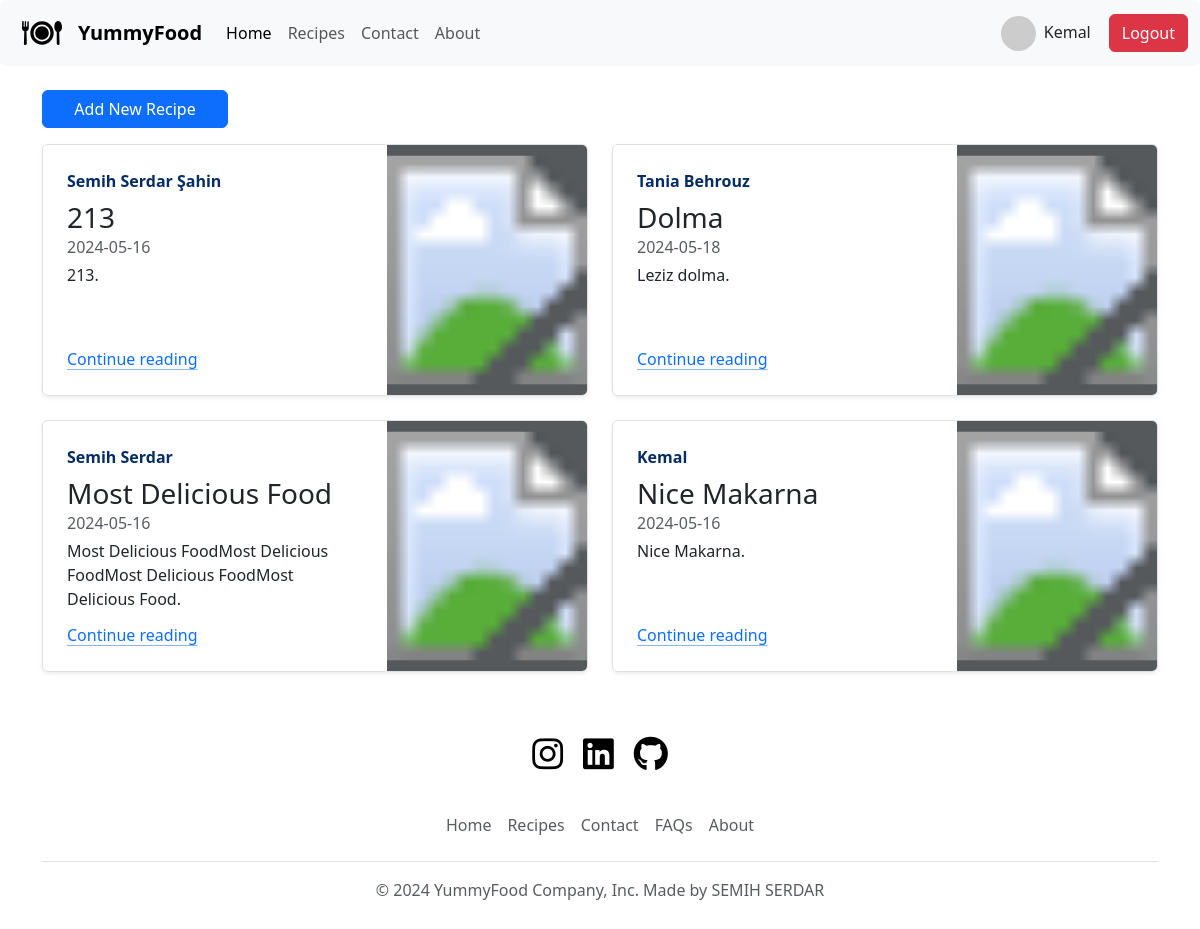
/recipes (signed in), run on the app's committed database.
### database.py (models this page shows)
class User(db.Model,UserMixin):
    __tablename__='users'
    id:Mapped[int]=mapped_column(Integer,primary_key=True)
    name: Mapped[str] = mapped_column(String(100), nullable=False)
    email: Mapped[str] = mapped_column(String(100), nullable=False)
    password: Mapped[str] = mapped_column(String(1000),nullable=False)
    posts=relationship("FoodPost",back_populates="author")
    comments=relationship("Comment",back_populates="author")

class FoodPost(db.Model):
    __tablename__="posts"
    id: Mapped[int] = mapped_column(Integer, primary_key=True)
    author_id: Mapped[int] = mapped_column(Integer, db.ForeignKey("users.id"))
    author=relationship("User",back_populates="posts")
    title : Mapped[str] = mapped_column(String, nullable=False)
    subtitle: Mapped[str] = mapped_column(String, nullable=True)
    date: Mapped[str] = mapped_column(String(250), nullable=False)
    body: Mapped[str] = mapped_column(Text, nullable=False)
    img_url: Mapped[str] = mapped_column(String(250), nullable=False)
    comments=relationship("Comment",back_populates="post")

### main.py (the view)
@app.route("/recipes")
def blog_page():
    result=db.session.execute(db.select(FoodPost).order_by(FoodPost.title))
    food_data=result.scalars().all()
    return render_template("blog.html",food_data=food_data,year=year)

### main.py (called while the page is built)
@login_manager.user_loader
def load_user(user_id):
    return db.get_or_404(User,user_id)

### templates/blog.html (shortened to what this page needs)
{% extends "base.html"%}
{% block content %}
    <main class="container my-4">
        {% if current_user.is_authenticated %}
        <a href={{url_for('add_post')}} class="btn btn-primary col-2 mb-3">Add New Recipe</a>
        {% endif %}
        <div class="row mb-2">
            {% for food in food_data %}
            <div class="col-md-6 food-item">
              <div class="row g-0 border rounded overflow-hidden flex-md-row mb-4 shadow-sm h-md-250 position-relative">
                <div class="col p-4 d-flex flex-column position-static">
                  <strong class="d-inline-block mb-2 text-primary-emphasis">{{food.author.name}}</strong>
                  <h3 class="mb-0">{{food["title"]}}</h3>
                  <div class="mb-1 text-body-secondary">{{food.date}}</div>
                  <p class="card-text mb-auto">{{food["subtitle"]}}.</p>
                  <a href={{url_for('go_post',index=food.id)}} class="icon-link gap-1 icon-link-hover stretched-link">
                    Continue reading
                    <svg class="bi"><use xlink:href="#chevron-right"></use></svg>
                  </a>
                </div>
                <div class="col-auto d-none d-lg-block">
                    <svg width="200" height="250" xmlns="http://www.w3.org/2000/svg" xmlns:xlink="http://www.w3.org/1999/xlink" role="img" aria-label="Placeholder: Thumbnail" preserveAspectRatio="xMidYMid slice" focusable="false">
                      <title>Placeholder</title>
                      <rect width="100%" height="100%" fill="#55595c"></rect>
                      <image href={{food['img_url']}} x="0" y="0" height="250px" width="200px"/>
                    </svg>
                </div>
              </div>
            </div>
            {% endfor %}
        </div>
    </main>
{% endblock %}

### templates/base.html (shortened to what this page needs)
<!DOCTYPE html>
<html lang="en">
<head>
    <link href="https://cdn.jsdelivr.net/npm/bootstrap@5.3.3/dist/css/bootstrap.min.css" rel="stylesheet">
    <link rel="stylesheet" href="https://cdnjs.cloudflare.com/ajax/libs/font-awesome/6.5.2/css/all.min.css" />
    <link rel="stylesheet" href="/static/style.css">
    <link rel="stylesheet" href="/static/style_add_page.css">
</head>
<body>
    <nav class="navbar navbar-expand-lg bg-body-tertiary rounded" aria-label="Eleventh navbar example">
        <div class="container-fluid">
          <a class="navbar-brand" href="{{url_for('main_page')}}">
            <img class="logo" src="/static/food-dish-svgrepo-com.svg" alt="Logo" width="40" height="40">
          </a>
          <a class="navbar-brand" href="{{url_for('main_page')}}">YummyFood</a>
          <div class="collapse navbar-collapse" id="navbarsExample09">
            <ul class="navbar-nav me-auto mb-2 mb-lg-0">
              <li class="nav-item">
                <a class="nav-link active" aria-current="page" href="{{url_for('main_page')}}">Home</a>
              </li>
              <li class="nav-item">
                <a class="nav-link" href={{url_for('blog_page')}}>Recipes</a>
              </li>
              <li class="nav-item">
                <a class="nav-link" href={{url_for('contact_page')}}>Contact</a>
              </li>
              <li class="nav-item">
                <a class="nav-link" href={{url_for('about_page')}}>About</a>
              </li>
            </ul>
            {% if not current_user.is_authenticated %}
            <a href={{url_for('sign_in')}} class="btn btn-primary" style="margin-left: 10px;">Login</a>
            <a href={{url_for('sign_up')}} class="btn btn-success" style="margin-left: 10px;">Register</a>
            {% else %}
            <img style="width: 35px; height: 35px; border-radius: 50%;" src="{{ current_user.email|gravatar }}">
            <h6 class="px-2 mt-2" >{{current_user.name}}</h6>
            <a href={{url_for('logout')}} class="btn btn-danger" style="margin-left: 10px;">Logout</a>
            {% endif %}
           </div>
        </div>
      </nav>
    {%block content %}{% endblock%}
    <div class="container">
        <footer class="py-3 my-4">
          <ul class="nav justify-content-center pb-3 mb-3">
            <li class="nav-item nav-icon"><a href="https://instagram.com/semihsrdr"><i class="fa-brands fa-instagram"></i></a></li>
            <li class="nav-item nav-icon"><a href="https://www.linkedin.com/in/semih-serdar-sahin-5245b6266/"><i class="fa-brands fa-linkedin"></i></a></li>
            <li class="nav-item nav-icon"><a href="https://github.com/semihsrdr"><i class="fa-brands fa-github"></i></a></li>
          </ul>
          <ul class="nav justify-content-center pb-3 mb-3  border-bottom">
            <li class="nav-item"><a href="{{url_for('main_page')}}" class="nav-link px-2 text-body-secondary">Home</a></li>
            <li class="nav-item"><a href="{{url_for('blog_page')}}" class="nav-link px-2 text-body-secondary">Recipes</a></li>
            <li class="nav-item"><a href="{{url_for('contact_page')}}" class="nav-link px-2 text-body-secondary">Contact</a></li>
            <li class="nav-item"><a href="#" class="nav-link px-2 text-body-secondary">FAQs</a></li>
            <li class="nav-item"><a href="{{url_for('about_page')}}" class="nav-link px-2 text-body-secondary">About</a></li>
          </ul>
              <p class="text-center text-body-secondary">© {{year}} YummyFood Company, Inc. Made by SEMIH SERDAR</p>
        </footer>
      </div>
</body>
</html>

### static/style.css (style rules this page uses)
.logo { margin-left:10px; }
.navbar-brand { font-weight: 550; }
.nav-icon { margin-left: 10px; margin-right: 10px; size: 40px; }
.nav-icon a { background-color: white; color: black; }
.nav-icon a i { font-size: 2.2em; }

### data on the page
User: name "Kemal"
FoodPost: author.name "Semih Serdar Şahi̇n", title "213", date "2024-05-16", subtitle "213"
FoodPost: author.name "Tania Behrouz", title "Dolma", date "2024-05-18", subtitle "Leziz dolma"
FoodPost: author.name "Semih Serdar", title "Most Delicious Food", date "2024-05-16", subtitle "Most Delicious FoodMost Delicious FoodMost Delicious FoodMost Delicious Food"
FoodPost: author.name "Kemal", title "Nice Makarna", date "2024-05-16", subtitle "Nice Makarna"

### other printed values
{{ year }} "2024"
